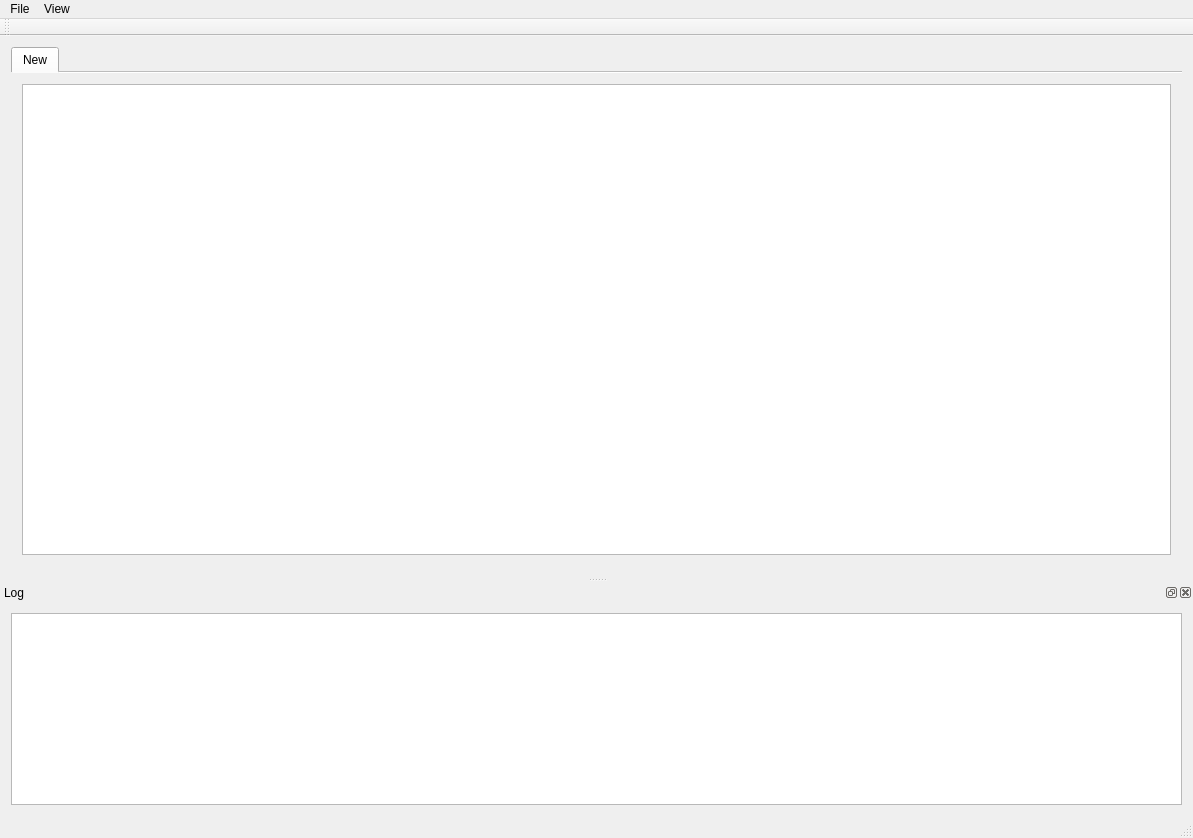
<?xml version="1.0" encoding="UTF-8"?>
<ui version="4.0">
 <class>CMainWindow</class>
 <widget class="QMainWindow" name="CMainWindow">
  <property name="geometry">
   <rect>
    <x>0</x>
    <y>0</y>
    <width>1193</width>
    <height>838</height>
   </rect>
  </property>
  <property name="windowTitle">
   <string>RoGuE - Rocket GUI Editor</string>
  </property>
  <widget class="QWidget" name="centralWidget">
   <layout class="QGridLayout" name="gridLayout">
    <item row="0" column="0">
     <widget class="QTabWidget" name="mTextTabs">
      <property name="tabPosition">
       <enum>QTabWidget::North</enum>
      </property>
      <property name="tabShape">
       <enum>QTabWidget::Rounded</enum>
      </property>
      <property name="currentIndex">
       <number>0</number>
      </property>
      <property name="usesScrollButtons">
       <bool>false</bool>
      </property>
      <property name="documentMode">
       <bool>true</bool>
      </property>
      <widget class="QWidget" name="RML">
       <attribute name="title">
        <string>New</string>
       </attribute>
       <layout class="QGridLayout" name="gridLayout_3">
        <item row="0" column="0">
         <widget class="QTextEdit" name="MainTextEdit">
          <property name="font">
           <font>
            <family>Source Code Pro</family>
            <pointsize>10</pointsize>
           </font>
          </property>
          <property name="tabStopWidth">
           <number>40</number>
          </property>
          <property name="acceptRichText">
           <bool>false</bool>
          </property>
         </widget>
        </item>
       </layout>
      </widget>
     </widget>
    </item>
   </layout>
  </widget>
  <widget class="QMenuBar" name="menuBar">
   <property name="geometry">
    <rect>
     <x>0</x>
     <y>0</y>
     <width>1193</width>
     <height>21</height>
    </rect>
   </property>
   <widget class="QMenu" name="menuFile">
    <property name="title">
     <string>File</string>
    </property>
    <addaction name="actionOpen"/>
   </widget>
   <widget class="QMenu" name="menuView">
    <property name="title">
     <string>View</string>
    </property>
    <addaction name="actionVisualization"/>
    <addaction name="actionLog"/>
    <addaction name="actionShow_Hide_Debugger"/>
   </widget>
   <addaction name="menuFile"/>
   <addaction name="menuView"/>
  </widget>
  <widget class="QToolBar" name="mainToolBar">
   <attribute name="toolBarArea">
    <enum>TopToolBarArea</enum>
   </attribute>
   <attribute name="toolBarBreak">
    <bool>false</bool>
   </attribute>
  </widget>
  <widget class="QStatusBar" name="statusBar"/>
  <widget class="QDockWidget" name="LogWidget">
   <property name="minimumSize">
    <size>
     <width>111</width>
     <height>111</height>
    </size>
   </property>
   <property name="baseSize">
    <size>
     <width>0</width>
     <height>0</height>
    </size>
   </property>
   <property name="features">
    <set>QDockWidget::AllDockWidgetFeatures</set>
   </property>
   <property name="windowTitle">
    <string>Log</string>
   </property>
   <attribute name="dockWidgetArea">
    <number>8</number>
   </attribute>
   <widget class="QWidget" name="dockWidgetContents">
    <layout class="QGridLayout" name="gridLayout_2">
     <item row="0" column="0">
      <widget class="QTextEdit" name="LogBrowser">
       <property name="readOnly">
        <bool>true</bool>
       </property>
      </widget>
     </item>
    </layout>
   </widget>
  </widget>
  <action name="actionOpen">
   <property name="text">
    <string>Open</string>
   </property>
   <property name="shortcut">
    <string>Ctrl+O</string>
   </property>
  </action>
  <action name="actionVisualization">
   <property name="checkable">
    <bool>true</bool>
   </property>
   <property name="checked">
    <bool>true</bool>
   </property>
   <property name="text">
    <string>Visualization</string>
   </property>
  </action>
  <action name="actionLog">
   <property name="checkable">
    <bool>true</bool>
   </property>
   <property name="checked">
    <bool>true</bool>
   </property>
   <property name="text">
    <string>Log</string>
   </property>
  </action>
  <action name="actionShow_Hide_Debugger">
   <property name="checkable">
    <bool>true</bool>
   </property>
   <property name="checked">
    <bool>true</bool>
   </property>
   <property name="text">
    <string>Show/Hide Debugger</string>
   </property>
   <property name="shortcut">
    <string>Ctrl+D</string>
   </property>
  </action>
 </widget>
 <layoutdefault spacing="6" margin="11"/>
 <resources/>
 <connections/>
 <slots>
  <slot>OpenRMLDocument(QString)</slot>
  <slot>LoadRMLDocument()</slot>
 </slots>
</ui>
